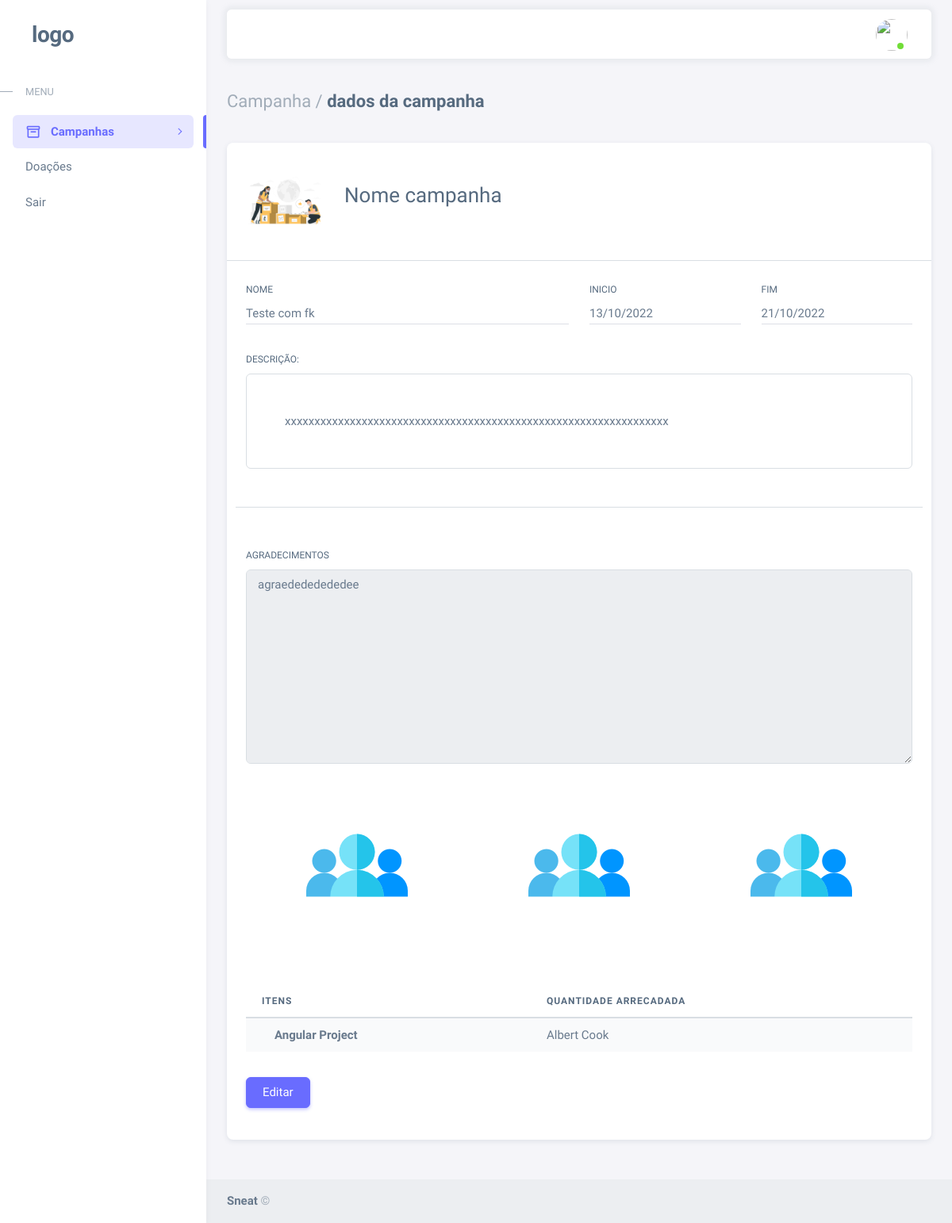
Before: /entDetalheCampanhaFinalizada.php?id=233 with the older database file.
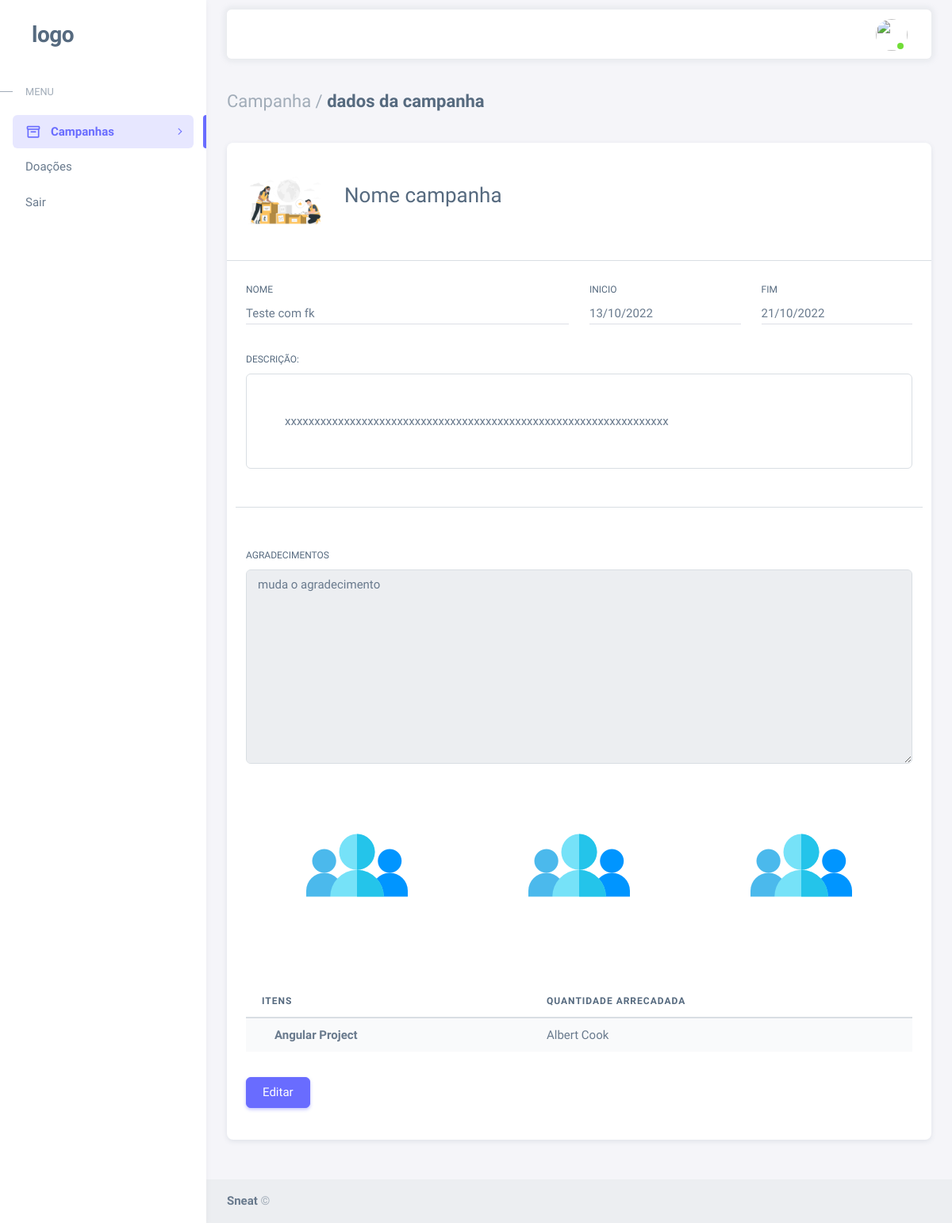
After: the same page with the newer database file.
### tables this page shows
CREATE TABLE `tbl_campanha` (
  `camp_Id` int(11) NOT NULL,
  `camp_Nome` varchar(45) NOT NULL,
  `camp_Descricao` varchar(255) NOT NULL,
  `camp_Agradecimento` varchar(255) DEFAULT NULL,
  `camp_DataInicioCampanha` date DEFAULT NULL,
  `camp_DataFinalCampanha` date NOT NULL,
  `camp_DataCadastroCampanha` timestamp NULL DEFAULT NULL,
  `camp_TipoCausa` varchar(45) NOT NULL,
  `camp_Exib` tinyint(1) DEFAULT NULL,
  `camp_Imagem` text DEFAULT NULL,
  `camp_Status` varchar(45) DEFAULT NULL,
  `fk_Org_Campanha` int(11) DEFAULT NULL
);

### entDetalheCampanhaFinalizada.php (the view, shortened to what the changed rows need)
<?php session_start();
if ($_GET) {
    $id = $_GET['id'];
    include_once('conexao/Conexao.php');
    $sql = "SELECT * FROM `tbl_campanha` WHERE camp_Id = $id and camp_Status = 'finalizada'";
    $dados = mysqli_query($con, $sql);
    if ($dado = mysqli_fetch_array($dados)) {
        $nom = $dado['camp_Nome'];
        $des = $dado['camp_Descricao'];
        $dtIni = $dado['camp_DataInicioCampanha'];
        $dtFim = $dado['camp_DataFinalCampanha'];
        $agra = $dado['camp_Agradecimento'];
    }
}
?>
<!DOCTYPE html>
<html lang="pt-br" class="light-style layout-menu-fixed" dir="ltr" data-theme="theme-default" data-assets-path="../assets/" data-template="vertical-menu-template-free">
<head>
    <?php require_once('linkInicio.php'); ?>
    <link rel="stylesheet" href="assets/css/teste.css">
</head>
<body>
    <div class="layout-wrapper layout-content-navbar">
        <div class="layout-container">
            <div class="layout-page">
                <div class="content-wrapper">
                    <div class="container-xxl flex-grow-1 container-p-y">
                        <div class="row">
                            <div class="col-md-12">
                                <div class="card mb-4">
                                    <div class="card-body">
                                        <div class="row">
                                            <div class="mb-3 col-md-6">
                                                <label for="firstName" class="form-label">Nome</label>
                                                <p class="linha"><?php echo $nom; ?></p>
                                            </div>
                                            <div class="mb-3 col-6 col-sm-3">
                                                <label for="dataInicio" class="form-label">Inicio</label>
                                                <p class="linha"><?php echo date('d/m/Y', strtotime($dtIni)); ?></p>
                                            </div>
                                            <div class="mb-3 col-6 col-sm-3">
                                                <label class="form-label" for="dataFim">Fim</label>
                                                <p class="linha"><?php echo date('d/m/Y', strtotime($dtFim)); ?></p>
                                            </div>
                                            <div class="col-12">
                                                <div class="form-control p-5">
                                                    <span><?php echo $des; ?></span>
                                                </div>
                                            </div>
                                            <form id="updateCampanha" method="POST" action="php/updateagradecimento.php">
                                                <div class="mb-3 col ">
                                                    <label for="Agradecimentos" class="form-label">Agradecimentos</label>
                                                    <textarea class="form-control" id="Agradecimentos" name="agradecimentos" cols="30" rows="10" disabled><?php echo $agra; ?></textarea>
                                                </div>
                                            </form>
                                            <div class="mb-4 mt-5">
                                                <div class="table-responsive text-nowrap">
                                                    <table class="table table-striped">
                                                        <thead>
                                                            <tr>
                                                                <th>Itens</th>
                                                                <th>Quantidade arrecadada</th>
                                                            </tr>
                                                        </thead>
                                                    </table>
                                                </div>
                                            </div>
                                        </div>
                                    </div>
                                </div>
                            </div>
                        </div>
                    </div>
                </div>
            </div>
        </div>
    </div>
</body>
</html>

Changed rows visible on the page:
changed tbl_campanha "Teste com fk": agradecimentos "agraedededededee" → "muda o agradecimento"
